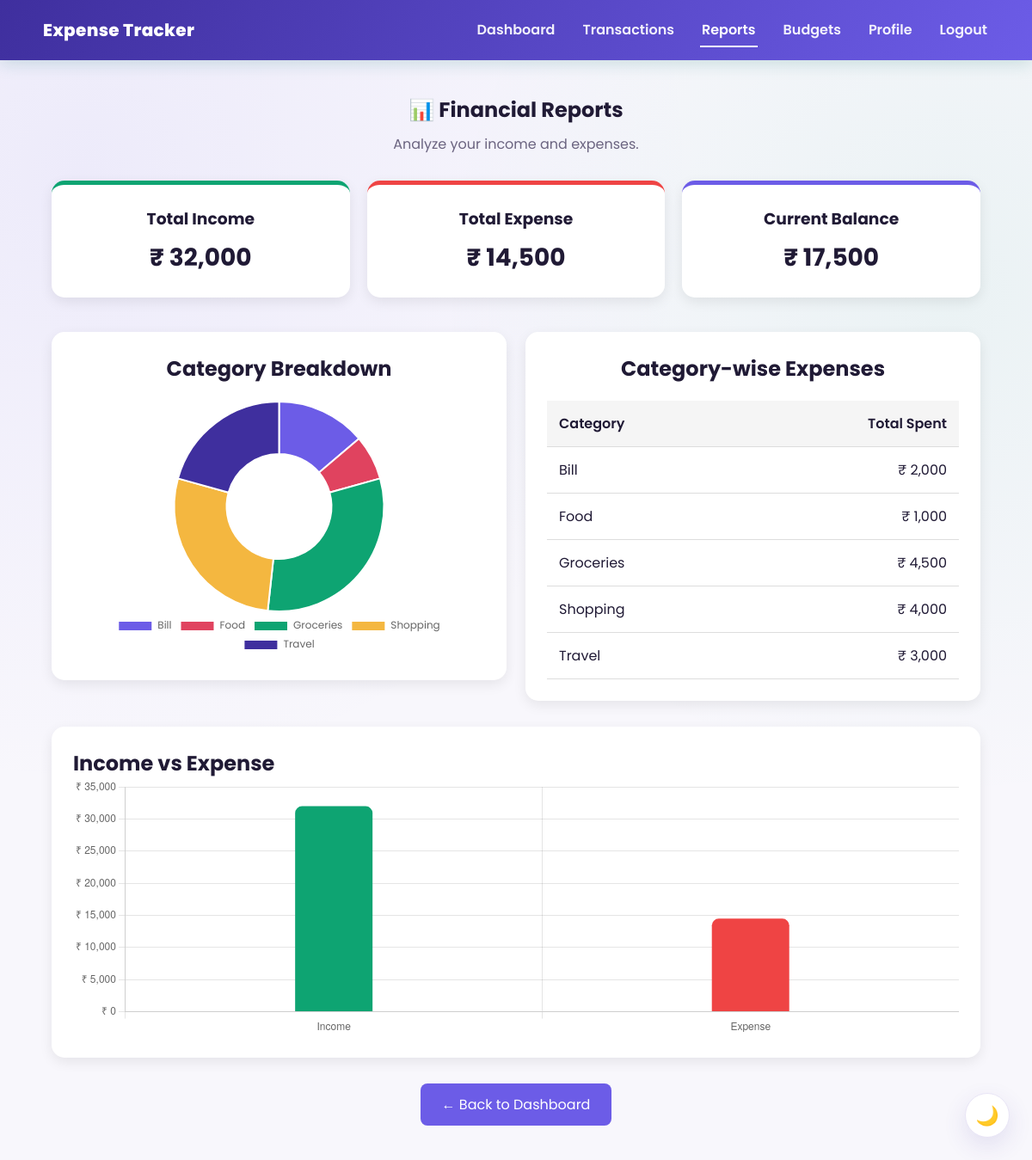
Screenshot of /reports (signed in) with the database file from the repository.
### tables this page shows
CREATE TABLE transactions(
    id INTEGER PRIMARY KEY AUTOINCREMENT,
    user_id INTEGER,
    type TEXT NOT NULL,
    amount REAL NOT NULL,
    category TEXT NOT NULL,
    description TEXT, date TEXT,
    FOREIGN KEY(user_id) REFERENCES users(id)
);

### app.py (the view)
@app.route("/reports")
@login_required
def reports():
    user_id = session["user_id"]
    conn = get_db()
    cursor = conn.cursor()
    cursor.execute("SELECT COALESCE(SUM(amount),0) FROM transactions WHERE type='Income' AND user_id=?", (user_id,))
    total_income = cursor.fetchone()[0]
    cursor.execute("SELECT COALESCE(SUM(amount),0) FROM transactions WHERE type='Expense' AND user_id=?", (user_id,))
    total_expense = cursor.fetchone()[0]
    balance = total_income - total_expense
    cursor.execute("""
        SELECT category, COALESCE(SUM(amount),0)
        FROM transactions
        WHERE type='Expense' AND user_id=?
        GROUP BY category
    """, (user_id,))
    category_expenses = cursor.fetchall()
    conn.close()
    return render_template(
        "reports.html",
        total_income=total_income,
        total_expense=total_expense,
        balance=balance,
        category_expenses=category_expenses
    )

### app.py (called while the page is built)
def get_db():
    conn = sqlite3.connect(DB_NAME)
    conn.row_factory = sqlite3.Row
    return conn

def login_required(view_func):
    @wraps(view_func)
    def wrapped(*args, **kwargs):
        if "user_id" not in session:
            flash("Please log in to continue.")
            return redirect(url_for("login"))
        return view_func(*args, **kwargs)
    return wrapped

@app.context_processor
def inject_user():
    return {"current_user_name": session.get("user_name")}

### templates/reports.html (shortened to what this page needs)
<!DOCTYPE html>
<html lang="en">
<head>
    <link rel="stylesheet"
          href="{{ url_for('static', filename='css/style.css') }}">
</head>
<body>
    <nav>
        <div class="logo">
            Expense Tracker
        </div>
        <div class="nav-links">
            <a href="{{ url_for('dashboard') }}">Dashboard</a>
            <a href="{{ url_for('transaction_history') }}">Transactions</a>
            <a href="{{ url_for('reports') }}" class="active">Reports</a>
            <a href="{{ url_for('budgets') }}">Budgets</a>
            <a href="{{ url_for('profile') }}">Profile</a>
            <a href="{{ url_for('logout') }}">Logout</a>
        </div>
    </nav>
    <section class="reports-section">
        <h1>📊 Financial Reports</h1>
        <p>
            Analyze your income and expenses.
        </p>
        <div class="report-cards">
            <div class="report-card income-card">
                <h3>Total Income</h3>
                <h2>₹ {{ "{:,.0f}".format(total_income) }}</h2>
            </div>
            <div class="report-card expense-card">
                <h3>Total Expense</h3>
                <h2>₹ {{ "{:,.0f}".format(total_expense) }}</h2>
            </div>
            <div class="report-card balance-card">
                <h3>Current Balance</h3>
                <h2>₹ {{ "{:,.0f}".format(balance) }}</h2>
            </div>
        </div>
        <div class="reports-grid">
            <div class="chart-card">
                <h2>Category Breakdown</h2>
                {% if category_expenses %}
                <canvas id="categoryChart"></canvas>
                {% else %}
                <p style="text-align:center; color:var(--muted);">No expense data yet.</p>
                {% endif %}
            </div>
            <div class="category-report">
                <h2>Category-wise Expenses</h2>
                <table class="report-table">
                    <thead>
                        <tr>
                            <th>Category</th>
                            <th>Total Spent</th>
                        </tr>
                    </thead>
                    <tbody>
                        {% for category, amount in category_expenses %}
                        <tr>
                            <td>{{ category }}</td>
                            <td>₹ {{ "{:,.0f}".format(amount) }}</td>
                        </tr>
                        {% else %}
                        <tr>
                            <td colspan="2">No expense data available.</td>
                        </tr>
                        {% endfor %}
                    </tbody>
                </table>
            </div>
        </div>
        <div class="bar-chart-card">
            <h2>Income vs Expense</h2>
            <canvas id="incomeExpenseChart"></canvas>
        </div>
        <div class="back-dashboard">
            <a href="{{ url_for('dashboard') }}">
                ← Back to Dashboard
            </a>
        </div>
    </section>
    <script>
        {% if category_expenses %}
        new Chart(document.getElementById('categoryChart'), {
            type: 'doughnut',
            data: {
                labels: [{% for cat, amt in category_expenses %}"{{ cat }}"{{ "," if not loop.last }}{% endfor %}],
                datasets: [{
                    data: [{% for cat, amt in category_expenses %}{{ amt }}{{ "," if not loop.last }}{% endfor %}],
                    backgroundColor: ['#6C5CE7', '#E0435F', '#0EA472', '#f4b740', '#3F2F9E', '#5849C2', '#8b7ff0', '#c9455e'],
                    borderColor: '#ffffff',
                    borderWidth: 2
                }]
            },
            options: {
                responsive: true,
                plugins: {
                    legend: { position: 'bottom', labels: { font: { family: 'Poppins' } } }
                }
            }
        });
        {% endif %}
        new Chart(document.getElementById('incomeExpenseChart'), {
            type: 'bar',
            data: {
                labels: ['Income', 'Expense'],
                datasets: [{
                    data: [{{ total_income }}, {{ total_expense }}],
                    backgroundColor: ['#0EA472', '#ef4444'],
                    borderRadius: 8,
                    maxBarThickness: 90
                }]
            },
            options: {
                responsive: true,
                plugins: { legend: { display: false } },
                scales: {
                    y: {
                        beginAtZero: true,
                        ticks: { callback: function(v) { return '₹ ' + v.toLocaleString('en-IN'); } }
                    }
                }
            }
        });
    </script>
</body>
</html>

### static/css/style.css (style rules this page uses)
:root { --brand: #6C5CE7; --brand-dark: #5849C2; --brand-deep: #3F2F9E; --ink: #201A35; --muted: #6B6480; --bg: #F8F7FC; --card: #FFFFFF; --border: #E8E4F5; --income: #0EA472; --income-soft: #E3F7EF; --expense: #E0435F; --expense-soft: #FDEAEE; --radius: 14px; --shadow-sm: 0 4px 14px rgba(63, 47, 158, 0.07); --shadow-md: 0 10px 28px rgba(63, 47, 158, 0.12); --shadow-lg: 0 18px 44px rgba(63, 47, 158, 0.16); --font: 'Poppins', 'Segoe UI', Arial, sans-serif; }
* { margin:0; padding:0; box-sizing:border-box; font-family: var(--font); }
html { scroll-behavior: smooth; }
body { background: var(--bg); color: var(--ink); -webkit-font-smoothing: antialiased; animation: page-in 0.35s ease both; }
a { color: inherit; }
nav { min-height: 70px; background: linear-gradient(120deg, var(--brand-deep), var(--brand)); display: flex; align-items: center; justify-content: space-between; padding: 14px 50px; position: sticky; top: 0; z-index: 100; box-shadow: 0 4px 18px rgba(15, 118, 110, 0.18); }
.logo { color: white; font-size: 20px; font-weight: 800; letter-spacing: 0.3px; display: flex; align-items: center; gap: 8px; }
.nav-links { display: flex; align-items: center; gap: 28px; }
.nav-links a { color: white; text-decoration: none; font-weight: 600; opacity: 0.92; padding: 6px 2px; border-bottom: 2px solid transparent; transition: opacity 0.2s ease, border-color 0.2s ease; }
.nav-links a:hover, .nav-links a.active { opacity: 1; border-color: white; }
.back-dashboard { text-align: center; margin: 34px 0; }
body { background: radial-gradient(circle at 8% 15%, rgba(108, 92, 231, 0.08), transparent 45%), radial-gradient(circle at 92% 25%, rgba(14, 164, 114, 0.06), transparent 40%), var(--bg); }

### templates/reports.html (style rules this page uses)
.reports-section { width: 90%; max-width: 1100px; margin: 40px auto; }
.reports-section h1 { text-align: center; margin-bottom: 10px; }
.reports-section > p { text-align: center; margin-bottom: 30px; color: var(--muted); }
.report-cards { display: grid; grid-template-columns: repeat(3, 1fr); gap: 20px; margin-bottom: 40px; }
.report-card { padding: 25px; border-radius: 15px; text-align: center; background: white; box-shadow: 0 5px 15px rgba(0, 0, 0, 0.08); }
.report-card h3 { margin-bottom: 10px; }
.report-card h2 { margin: 0; font-size: 28px; }
.income-card { border-top: 5px solid #0EA472; }
.expense-card { border-top: 5px solid #ef4444; }
.balance-card { border-top: 5px solid #6C5CE7; }
.reports-grid { display: grid; grid-template-columns: 1fr 1fr; gap: 22px; align-items: start; margin-bottom: 30px; }
.category-report, .chart-card { background: white; padding: 25px; border-radius: 15px; box-shadow: 0 5px 15px rgba(0, 0, 0, 0.08); }
.category-report h2, .chart-card h2 { text-align: center; margin-bottom: 20px; }
.report-table { width: 100%; border-collapse: collapse; }
.report-table th, .report-table td { padding: 14px; text-align: left; border-bottom: 1px solid #ddd; }
.report-table tbody tr { transition: 0.2s ease; }
.report-table th { font-weight: 600; }
.report-table td:last-child, .report-table th:last-child { text-align: right; }
.report-table td:first-child, .report-table th:first-child { text-align: left; }
.report-table th { background: #f5f5f5; }
.bar-chart-card { background: white; padding: 25px; border-radius: 15px; box-shadow: 0 5px 15px rgba(0, 0, 0, 0.08); margin-bottom: 30px; }
#categoryChart, #incomeExpenseChart { max-height: 300px; }
.back-dashboard { text-align: center; margin-top: 30px; }
.back-dashboard a { display: inline-block; padding: 12px 25px; background: #6C5CE7; color: white; text-decoration: none; border-radius: 8px; }

### rows the page displays
transactions: category "Bill", amount "2,000"
transactions: category "Food", amount "1,000"
transactions: category "Shopping", amount "4,000"
transactions: category "Travel", amount "3,000"

### other values shown
{{ "{:,.0f}".format(total_income) }} "32,000"
{{ "{:,.0f}".format(total_expense) }} "14,500"
{{ "{:,.0f}".format(balance) }} "17,500"
{{ category }} "Groceries"
{{ "{:,.0f}".format(amount) }} "4,500"
chart data {{ cat }} Bill, Food, Groceries, Shopping, Travel
chart data {{ amt }} 2000.0, 1000.0, 4500.0, 4000.0, 3000.0
